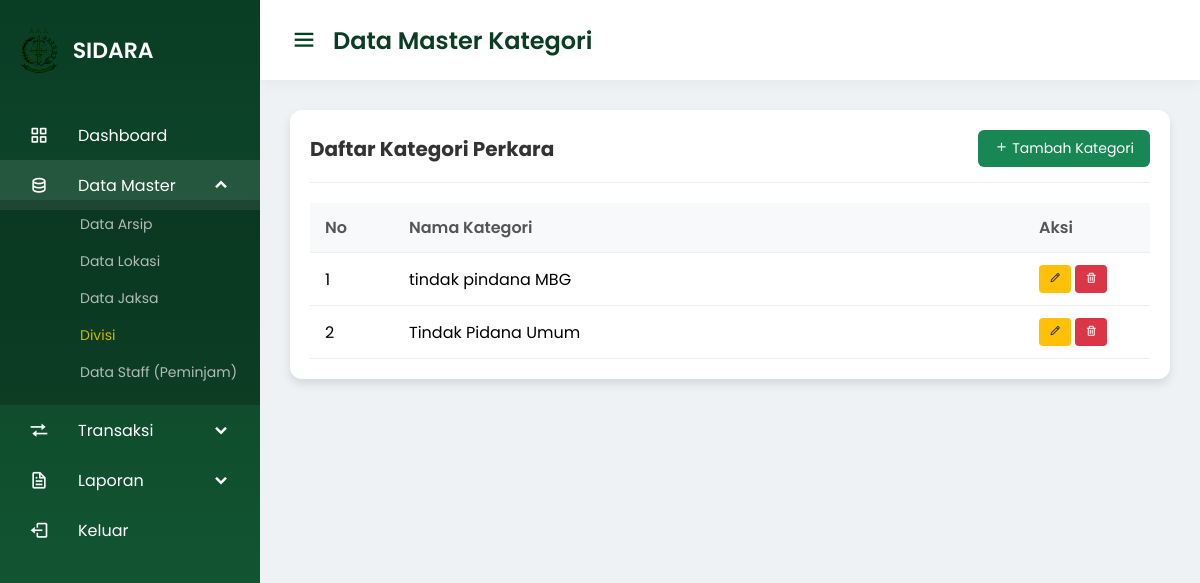
Page /SIDARA/admin/data_master/kategori_perkara/kategori_perkara.php (signed in) on the committed database.
### tables this page shows
CREATE TABLE `kategori_perkara` (
  `id_kategori` int NOT NULL,
  `nama_kategori` varchar(100) NOT NULL
);

### SIDARA/admin/data_master/kategori_perkara/kategori_perkara.php (the view, shortened to what this page needs)
<?php
include '../../../config/koneksi.php';
?>
<!DOCTYPE html>
<html lang="id">
<head>
    <link rel="stylesheet" href="/sidara/assets/style.css">
    <link href='https://unpkg.com/boxicons@2.0.7/css/boxicons.min.css' rel='stylesheet'>
</head>
<body>
    <?php include '../../layout/navbar.php'; ?>
    <section class="home-section">
        <nav>
            <div class="sidebar-button">
                <i class='bx bx-menu sidebarBtn'></i>
                <span class="dashboard">Data Master Kategori</span>
            </div>
        </nav>
        <div class="home-content">
            <div class="card">
                <div class="card-header">
                    <h3>Daftar Kategori Perkara</h3>
                    <a href="tambah_kategori.php" class="btn-add"><i class='bx bx-plus'></i> Tambah Kategori</a>
                </div>
                <div class="table-responsive">
                    <table>
                        <thead>
                            <tr>
                                <th width="10%">No</th>
                                <th>Nama Kategori</th>
                                <th width="15%">Aksi</th>
                            </tr>
                        </thead>
                        <tbody>
                            <?php
                            $no = 1;
                            $sql = mysqli_query($conn, "SELECT * FROM kategori_perkara ORDER BY id_kategori DESC");
                            while ($d = mysqli_fetch_assoc($sql)) {
                            ?>
                                <tr>
                                    <td><?= $no++; ?></td>
                                    <td><?= $d['nama_kategori']; ?></td>
                                    <td>
                                        <a href="edit_kategori.php?id=<?= $d['id_kategori']; ?>" class="btn-sm btn-edit" title="Edit">
                                            <i class='bx bx-pencil'></i>
                                        </a>
                                        <a href="hapus_kategori.php?id=<?= $d['id_kategori']; ?>" class="btn-sm btn-delete" onclick="return confirm('Yakin ingin menghapus kategori ini?')" title="Hapus">
                                            <i class='bx bx-trash'></i>
                                        </a>
                                    </td>
                                </tr>
                            <?php } ?>
                        </tbody>
                    </table>
                </div>
            </div>
        </div>
    </section>
</body>
</html>

### SIDARA/assets/style.css (style rules this page uses)
:root { --sidebar-gradient: linear-gradient(180deg, #0a3d24 0%, #155d36 100%); --bg-left-gradient: linear-gradient(135deg, #e8f5e9 0%, #c8e6c9 100%); --primary-color: #198754; --primary-hover: #146c43; --accent-color: #ffd700; --secondary-navy: #212529; --text-dark: #333; --text-light: #ffffff; --text-muted: #6c757d; --border-color: #ced4da; --input-bg: #e9ecef; --shadow-soft: 0 10px 30px rgba(0,0,0,0.1); }
* { margin: 0; padding: 0; box-sizing: border-box; font-family: 'Poppins', sans-serif; }
.home-section { position: relative; background: #eef2f5; min-height: 100vh; left: 260px; width: calc(100% - 260px); transition: all 0.5s ease; }
.home-section nav { display: flex; justify-content: space-between; height: 80px; background: #fff; align-items: center; position: sticky; top: 0; z-index: 99; padding: 0 30px; box-shadow: 0 2px 15px rgba(0,0,0,0.05); }
.home-section nav .sidebar-button { display: flex; align-items: center; font-size: 24px; font-weight: 600; color: #0a3d24; }
.home-section nav .sidebar-button i { font-size: 28px; margin-right: 15px; cursor: pointer; }
.home-content { padding: 30px; }
.card { background: #fff; padding: 20px; border-radius: 12px; box-shadow: 0 5px 10px rgba(0,0,0,0.1); margin-bottom: 20px; }
.card-header { display: flex; justify-content: space-between; align-items: center; margin-bottom: 20px; border-bottom: 1px solid #eee; padding-bottom: 15px; }
.card-header h3 { color: #333; font-size: 20px; }
.btn-add { background: var(--primary-color); color: #fff; padding: 8px 16px; border-radius: 6px; text-decoration: none; font-size: 14px; border: none; cursor: pointer; }
.table-responsive { overflow-x: auto; }
table { width: 100%; border-collapse: collapse; }
table th, table td { padding: 12px 15px; text-align: left; border-bottom: 1px solid #eee; }
table th { background-color: #f8f9fa; color: #555; font-weight: 600; }

### SIDARA/admin/data_master/kategori_perkara/kategori_perkara.php (style rules this page uses)
.btn-sm { padding: 5px 10px; font-size: 12px; border-radius: 4px; text-decoration: none; color: white; display: inline-block; }
.btn-edit { background-color: #ffc107; color: #333; }
.btn-delete { background-color: #dc3545; }
td { vertical-align: middle; }

### rows in the picture
kategori_perkara: nama_kategori "tindak pindana MBG"
kategori_perkara: nama_kategori "Tindak Pidana Umum"
